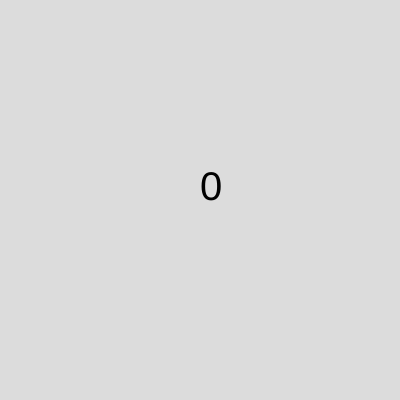
Frame 1 (no input)
Frame 60 (no input): identical to frame 1, image omitted
Frame 120 (the mouse pressed at the canvas centre since frame 60): identical to frame 1, image omitted

The p5.js sketch that drew this single still picture (run headless with seeded random() and noise() and a simulated clock; from frame 60 on, the mouse is pressed at the canvas centre):

// p5.js sketch
// ── sketch.js
let control = 0;

function setup() {
  createCanvas(400, 400);
}

function draw() {
  background(220);
  textSize(40);
  text(control, 200,200);
}

function keyPressed(){
  control = 1;
}

function keyReleased(){
  control = 0;
}
